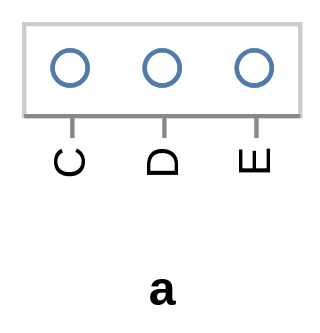

Express this chart as Vega-Lite.
### Vega specification from a JSON file in a GitHub repository (floating-point values rounded to 4 significant figures)
{"$schema": "https://vega.github.io/schema/vega/v3.0.json", "autosize": "pad", "padding": 5, "encode": {"update": {"stroke": {"value": "#ccc"}, "fill": {"value": "transparent"}}}, "data": [{"name": "source_0", "values": [{"a": "C", "b": 2}, {"a": "C", "b": 7}, {"a": "C", "b": 4}, {"a": "D", "b": 1}, {"a": "D", "b": 2}, {"a": "D", "b": 6}, {"a": "E", "b": 8}, {"a": "E", "b": 4}, {"a": "E", "b": 7}]}], "signals": [{"name": "x_step", "value": 21}, {"name": "width", "update": "bandspace(domain('x').length, 1, 0.5) * x_step"}, {"name": "height", "update": "21"}], "marks": [{"name": "marks", "type": "symbol", "role": "point", "from": {"data": "source_0"}, "encode": {"update": {"x": {"scale": "x", "field": "a"}, "y": {"signal": "height", "mult": 0.5}, "stroke": {"value": "#4c78a8"}, "fill": {"value": "transparent"}, "opacity": {"value": 0.7}}}}], "scales": [{"name": "x", "type": "point", "domain": {"data": "source_0", "field": "a", "sort": true}, "range": {"step": {"signal": "x_step"}}, "round": true, "padding": 0.5}], "axes": [{"scale": "x", "orient": "bottom", "title": "a", "zindex": 1, "encode": {"labels": {"update": {"angle": {"value": 270}, "align": {"value": "right"}, "baseline": {"value": "middle"}}}}}], "config": {"axis": {"minExtent": 30, "domainColor": "#888", "tickColor": "#888"}}}
